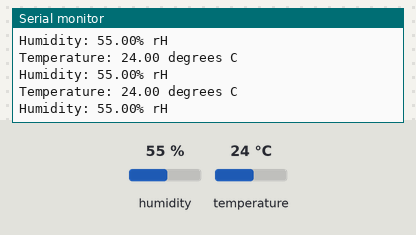
A sketch run on a simulated ESP32. Parts: the last lines printed to the serial monitor. The inputs (shaded band) are chosen by the test bench; at power-on: humidity 55 %, temperature 24 °C.

Above: at 1.4 s.
1.5 s: humidity set to 22 %
At 2.3 s:
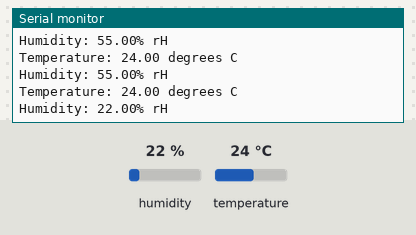
3.0 s: temperature set to 12 °C
At 3.5 s:
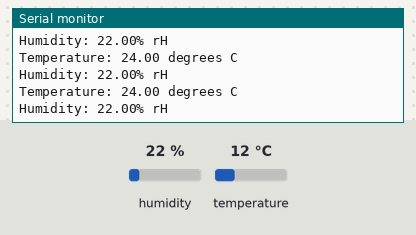
4.5 s: humidity set to 40 %
At 5.2 s:
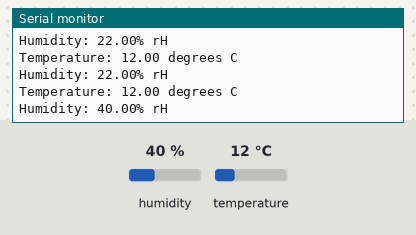
Timing chart, 0 to 7.5 s (numbered marks = the images above; inputs shaded):
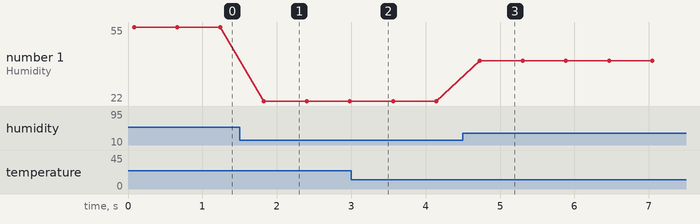

Measured:
- after the input at 1.5 s, the serial monitor: prints a new line after 0.32 s (image 1)
- after the input at 4.5 s, the serial monitor: prints a new line after 0.22 s (image 3)
- plotted number 1: 55 → 22 after the input at 1.5 s, 22 → 40 after the input at 4.5 s

The sketch:

TemperatureHumiditySensor.ino
```cpp
#include <Adafruit_AHTX0.h>

// define SDA and SCL pins on FIIT ESP32 Kit
#define SDA_PIN 15
#define SCL_PIN 16

// create instance of sensor
Adafruit_AHTX0 sensor;

void setup() {
  Wire.setPins(SDA_PIN, SCL_PIN);

  Serial.begin(115200); // initialize UART
  Serial.println("Adafruit AHT10/AHT20 demo!");

  // check existence of sensor
  if (! sensor.begin()) {
    Serial.println("Could not find AHT? Check wiring");
    while (1) delay(10);
  }
  Serial.println("AHT10 or AHT20 found");
}

void loop() {
  sensors_event_t humidity, temp; // data structure for storing temp&hum values
  sensor.getEvent(&humidity, &temp); // read sensor data

  // print sensor data
  Serial.print("Temperature: "); Serial.print(temp.temperature); Serial.println(" degrees C");
  Serial.print("Humidity: "); Serial.print(humidity.relative_humidity); Serial.println("% rH");

  // wait for 500 ms
  delay(500);
}
```
